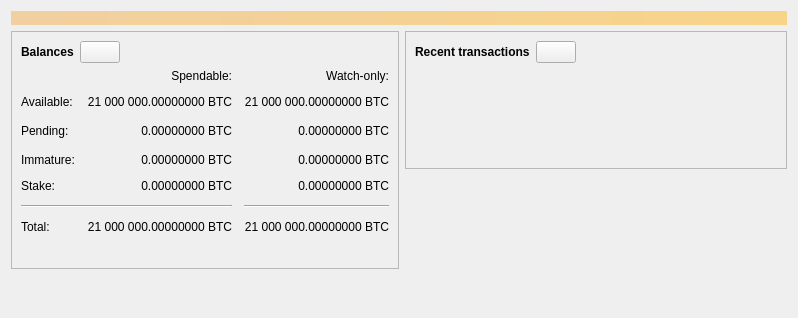
<?xml version="1.0" encoding="UTF-8"?>
<ui version="4.0">
 <class>OverviewPage</class>
 <widget class="QWidget" name="OverviewPage">
  <property name="geometry">
   <rect>
    <x>0</x>
    <y>0</y>
    <width>798</width>
    <height>318</height>
   </rect>
  </property>
  <property name="windowTitle">
   <string>Form</string>
  </property>
  <layout class="QVBoxLayout" name="topLayout">
   <item>
    <widget class="QLabel" name="labelAlerts">
     <property name="visible">
      <bool>false</bool>
     </property>
     <property name="styleSheet">
      <string notr="true">QLabel { background-color: qlineargradient(x1: 0, y1: 0, x2: 1, y2: 0, stop:0 #F0D0A0, stop:1 #F8D488); color:#000000; }</string>
     </property>
     <property name="wordWrap">
      <bool>true</bool>
     </property>
     <property name="margin">
      <number>3</number>
     </property>
     <property name="textInteractionFlags">
      <set>Qt::TextSelectableByMouse</set>
     </property>
    </widget>
   </item>
   <item>
    <layout class="QHBoxLayout" name="horizontalLayout" stretch="1,1">
     <item>
      <layout class="QVBoxLayout" name="verticalLayout_2">
       <item>
        <widget class="QFrame" name="frame">
         <property name="frameShape">
          <enum>QFrame::StyledPanel</enum>
         </property>
         <property name="frameShadow">
          <enum>QFrame::Raised</enum>
         </property>
         <layout class="QVBoxLayout" name="verticalLayout_4">
          <item>
           <layout class="QHBoxLayout" name="horizontalLayout_4">
            <item>
             <widget class="QLabel" name="label_5">
              <property name="font">
               <font>
                <weight>75</weight>
                <bold>true</bold>
               </font>
              </property>
              <property name="text">
               <string>Balances</string>
              </property>
             </widget>
            </item>
            <item>
             <widget class="QPushButton" name="labelWalletStatus">
              <property name="enabled">
               <bool>true</bool>
              </property>
              <property name="maximumSize">
               <size>
                <width>45</width>
                <height>16777215</height>
               </size>
              </property>
              <property name="toolTip">
               <string>The displayed information may be out of date. Your wallet automatically synchronizes with the Bitcoin network after a connection is established, but this process has not completed yet.</string>
              </property>
              <property name="text">
               <string/>
              </property>
              <property name="icon">
               <iconset resource="../bitcoin.qrc">
                <normaloff>:/icons/warning</normaloff>
                <disabledoff>:/icons/warning</disabledoff>:/icons/warning</iconset>
              </property>
              <property name="iconSize">
               <size>
                <width>24</width>
                <height>24</height>
               </size>
              </property>
             </widget>
            </item>
            <item>
             <spacer name="horizontalSpacer_3">
              <property name="orientation">
               <enum>Qt::Horizontal</enum>
              </property>
              <property name="sizeHint" stdset="0">
               <size>
                <width>40</width>
                <height>20</height>
               </size>
              </property>
             </spacer>
            </item>
           </layout>
          </item>
          <item>
           <layout class="QGridLayout" name="gridLayout">
            <property name="spacing">
             <number>12</number>
            </property>
            <item row="2" column="2">
             <widget class="QLabel" name="labelWatchPending">
              <property name="cursor">
               <cursorShape>IBeamCursor</cursorShape>
              </property>
              <property name="toolTip">
               <string>Unconfirmed transactions to watch-only addresses</string>
              </property>
              <property name="text">
               <string notr="true">0.00000000 BTC</string>
              </property>
              <property name="alignment">
               <set>Qt::AlignRight|Qt::AlignTrailing|Qt::AlignVCenter</set>
              </property>
              <property name="textInteractionFlags">
               <set>Qt::LinksAccessibleByMouse|Qt::TextSelectableByKeyboard|Qt::TextSelectableByMouse</set>
              </property>
             </widget>
            </item>
            <item row="2" column="1">
             <widget class="QLabel" name="labelUnconfirmed">
              <property name="cursor">
               <cursorShape>IBeamCursor</cursorShape>
              </property>
              <property name="toolTip">
               <string>Total of transactions that have yet to be confirmed, and do not yet count toward the spendable balance</string>
              </property>
              <property name="text">
               <string notr="true">0.00000000 BTC</string>
              </property>
              <property name="alignment">
               <set>Qt::AlignRight|Qt::AlignTrailing|Qt::AlignVCenter</set>
              </property>
              <property name="textInteractionFlags">
               <set>Qt::LinksAccessibleByMouse|Qt::TextSelectableByKeyboard|Qt::TextSelectableByMouse</set>
              </property>
             </widget>
            </item>
            <item row="3" column="2">
             <widget class="QLabel" name="labelWatchImmature">
              <property name="cursor">
               <cursorShape>IBeamCursor</cursorShape>
              </property>
              <property name="toolTip">
               <string>Mined balance in watch-only addresses that has not yet matured</string>
              </property>
              <property name="text">
               <string notr="true">0.00000000 BTC</string>
              </property>
              <property name="alignment">
               <set>Qt::AlignRight|Qt::AlignTrailing|Qt::AlignVCenter</set>
              </property>
              <property name="textInteractionFlags">
               <set>Qt::LinksAccessibleByMouse|Qt::TextSelectableByKeyboard|Qt::TextSelectableByMouse</set>
              </property>
             </widget>
            </item>
            <item row="5" column="0" colspan="2">
             <widget class="Line" name="line">
              <property name="orientation">
               <enum>Qt::Horizontal</enum>
              </property>
             </widget>
            </item>
            <item row="5" column="2">
             <widget class="Line" name="lineWatchBalance">
              <property name="sizePolicy">
               <sizepolicy hsizetype="Preferred" vsizetype="Fixed">
                <horstretch>0</horstretch>
                <verstretch>0</verstretch>
               </sizepolicy>
              </property>
              <property name="minimumSize">
               <size>
                <width>140</width>
                <height>0</height>
               </size>
              </property>
              <property name="orientation">
               <enum>Qt::Horizontal</enum>
              </property>
             </widget>
            </item>
            <item row="6" column="0">
             <widget class="QLabel" name="labelTotalText">
              <property name="text">
               <string>Total:</string>
              </property>
             </widget>
            </item>
            <item row="3" column="1">
             <widget class="QLabel" name="labelImmature">
              <property name="cursor">
               <cursorShape>IBeamCursor</cursorShape>
              </property>
              <property name="toolTip">
               <string>Mined balance that has not yet matured</string>
              </property>
              <property name="text">
               <string notr="true">0.00000000 BTC</string>
              </property>
              <property name="alignment">
               <set>Qt::AlignRight|Qt::AlignTrailing|Qt::AlignVCenter</set>
              </property>
              <property name="textInteractionFlags">
               <set>Qt::LinksAccessibleByMouse|Qt::TextSelectableByKeyboard|Qt::TextSelectableByMouse</set>
              </property>
             </widget>
            </item>
            <item row="2" column="3">
             <spacer name="horizontalSpacer_2">
              <property name="orientation">
               <enum>Qt::Horizontal</enum>
              </property>
              <property name="sizeHint" stdset="0">
               <size>
                <width>40</width>
                <height>20</height>
               </size>
              </property>
             </spacer>
            </item>
            <item row="3" column="0">
             <widget class="QLabel" name="labelImmatureText">
              <property name="text">
               <string>Immature:</string>
              </property>
             </widget>
            </item>
            <item row="6" column="1">
             <widget class="QLabel" name="labelTotal">
              <property name="cursor">
               <cursorShape>IBeamCursor</cursorShape>
              </property>
              <property name="toolTip">
               <string>Your current total balance</string>
              </property>
              <property name="text">
               <string notr="true">21 000 000.00000000 BTC</string>
              </property>
              <property name="alignment">
               <set>Qt::AlignRight|Qt::AlignTrailing|Qt::AlignVCenter</set>
              </property>
              <property name="textInteractionFlags">
               <set>Qt::LinksAccessibleByMouse|Qt::TextSelectableByKeyboard|Qt::TextSelectableByMouse</set>
              </property>
             </widget>
            </item>
            <item row="6" column="2">
             <widget class="QLabel" name="labelWatchTotal">
              <property name="cursor">
               <cursorShape>IBeamCursor</cursorShape>
              </property>
              <property name="toolTip">
               <string>Current total balance in watch-only addresses</string>
              </property>
              <property name="text">
               <string notr="true">21 000 000.00000000 BTC</string>
              </property>
              <property name="alignment">
               <set>Qt::AlignRight|Qt::AlignTrailing|Qt::AlignVCenter</set>
              </property>
              <property name="textInteractionFlags">
               <set>Qt::LinksAccessibleByMouse|Qt::TextSelectableByKeyboard|Qt::TextSelectableByMouse</set>
              </property>
             </widget>
            </item>
            <item row="0" column="2">
             <widget class="QLabel" name="labelWatchonly">
              <property name="text">
               <string>Watch-only:</string>
              </property>
              <property name="alignment">
               <set>Qt::AlignRight|Qt::AlignTrailing|Qt::AlignVCenter</set>
              </property>
             </widget>
            </item>
            <item row="1" column="0">
             <widget class="QLabel" name="labelBalanceText">
              <property name="text">
               <string>Available:</string>
              </property>
             </widget>
            </item>
            <item row="1" column="1">
             <widget class="QLabel" name="labelBalance">
              <property name="cursor">
               <cursorShape>IBeamCursor</cursorShape>
              </property>
              <property name="toolTip">
               <string>Your current spendable balance</string>
              </property>
              <property name="text">
               <string notr="true">21 000 000.00000000 BTC</string>
              </property>
              <property name="alignment">
               <set>Qt::AlignRight|Qt::AlignTrailing|Qt::AlignVCenter</set>
              </property>
              <property name="textInteractionFlags">
               <set>Qt::LinksAccessibleByMouse|Qt::TextSelectableByKeyboard|Qt::TextSelectableByMouse</set>
              </property>
             </widget>
            </item>
            <item row="1" column="2">
             <widget class="QLabel" name="labelWatchAvailable">
              <property name="cursor">
               <cursorShape>IBeamCursor</cursorShape>
              </property>
              <property name="toolTip">
               <string>Your current balance in watch-only addresses</string>
              </property>
              <property name="text">
               <string notr="true">21 000 000.00000000 BTC</string>
              </property>
              <property name="alignment">
               <set>Qt::AlignRight|Qt::AlignTrailing|Qt::AlignVCenter</set>
              </property>
              <property name="textInteractionFlags">
               <set>Qt::LinksAccessibleByMouse|Qt::TextSelectableByKeyboard|Qt::TextSelectableByMouse</set>
              </property>
             </widget>
            </item>
            <item row="2" column="0">
             <widget class="QLabel" name="labelPendingText">
              <property name="text">
               <string>Pending:</string>
              </property>
             </widget>
            </item>
            <item row="0" column="1">
             <widget class="QLabel" name="labelSpendable">
              <property name="text">
               <string>Spendable:</string>
              </property>
              <property name="alignment">
               <set>Qt::AlignRight|Qt::AlignTrailing|Qt::AlignVCenter</set>
              </property>
             </widget>
            </item>
            <item row="4" column="0">
             <widget class="QLabel" name="labelStakeText">
              <property name="text">
               <string>Stake:</string>
              </property>
             </widget>
            </item>
            <item row="4" column="1">
             <widget class="QLabel" name="labelStake">
              <property name="cursor">
               <cursorShape>IBeamCursor</cursorShape>
              </property>
              <property name="toolTip">
               <string>Your current staking balance</string>
              </property>
              <property name="text">
               <string notr="true">0.00000000 BTC</string>
              </property>
              <property name="alignment">
               <set>Qt::AlignRight|Qt::AlignTrailing|Qt::AlignVCenter</set>
              </property>
              <property name="textInteractionFlags">
               <set>Qt::LinksAccessibleByMouse|Qt::TextSelectableByKeyboard|Qt::TextSelectableByMouse</set>
              </property>
             </widget>
            </item>
            <item row="4" column="2">
             <widget class="QLabel" name="labelWatchStake">
              <property name="cursor">
               <cursorShape>IBeamCursor</cursorShape>
              </property>
              <property name="toolTip">
               <string>Your current staking balance in watch-only addresses</string>
              </property>
              <property name="text">
               <string notr="true">0.00000000 BTC</string>
              </property>
              <property name="alignment">
               <set>Qt::AlignRight|Qt::AlignTrailing|Qt::AlignVCenter</set>
              </property>
              <property name="textInteractionFlags">
               <set>Qt::LinksAccessibleByMouse|Qt::TextSelectableByKeyboard|Qt::TextSelectableByMouse</set>
              </property>
             </widget>
            </item>
            <item row="2" column="3">
             <spacer name="horizontalSpacer_21">
              <property name="orientation">
               <enum>Qt::Horizontal</enum>
              </property>
              <property name="sizeHint" stdset="0">
               <size>
                <width>40</width>
                <height>20</height>
               </size>
              </property>
             </spacer>
            </item>
           </layout>
          </item>
          <item>
           <spacer name="verticalSpacer_3">
            <property name="orientation">
             <enum>Qt::Vertical</enum>
            </property>
            <property name="sizeType">
             <enum>QSizePolicy::Fixed</enum>
            </property>
            <property name="sizeHint" stdset="0">
             <size>
              <width>20</width>
              <height>25</height>
             </size>
            </property>
           </spacer>
          </item>
         </layout>
        </widget>
       </item>
       <item>
        <spacer name="verticalSpacer">
         <property name="orientation">
          <enum>Qt::Vertical</enum>
         </property>
         <property name="sizeHint" stdset="0">
          <size>
           <width>20</width>
           <height>40</height>
          </size>
         </property>
        </spacer>
       </item>
      </layout>
     </item>
     <item>
      <layout class="QVBoxLayout" name="verticalLayout_3">
       <item>
        <widget class="QFrame" name="frame_2">
         <property name="frameShape">
          <enum>QFrame::StyledPanel</enum>
         </property>
         <property name="frameShadow">
          <enum>QFrame::Raised</enum>
         </property>
         <layout class="QVBoxLayout" name="verticalLayout">
          <item>
           <layout class="QHBoxLayout" name="horizontalLayout_2">
            <item>
             <widget class="QLabel" name="label_4">
              <property name="font">
               <font>
                <weight>75</weight>
                <bold>true</bold>
               </font>
              </property>
              <property name="text">
               <string>Recent transactions</string>
              </property>
             </widget>
            </item>
            <item>
             <widget class="QPushButton" name="labelTransactionsStatus">
              <property name="enabled">
               <bool>true</bool>
              </property>
              <property name="maximumSize">
               <size>
                <width>45</width>
                <height>16777215</height>
               </size>
              </property>
              <property name="toolTip">
               <string>The displayed information may be out of date. Your wallet automatically synchronizes with the Bitcoin network after a connection is established, but this process has not completed yet.</string>
              </property>
              <property name="text">
               <string/>
              </property>
              <property name="icon">
               <iconset resource="../bitcoin.qrc">
                <normaloff>:/icons/warning</normaloff>
                <disabledoff>:/icons/warning</disabledoff>:/icons/warning</iconset>
              </property>
              <property name="iconSize">
               <size>
                <width>24</width>
                <height>24</height>
               </size>
              </property>
             </widget>
            </item>
            <item>
             <spacer name="horizontalSpacer">
              <property name="orientation">
               <enum>Qt::Horizontal</enum>
              </property>
              <property name="sizeHint" stdset="0">
               <size>
                <width>40</width>
                <height>20</height>
               </size>
              </property>
             </spacer>
            </item>
           </layout>
          </item>
          <item>
           <widget class="TransactionOverviewWidget" name="listTransactions">
            <property name="styleSheet">
             <string notr="true">QListView { background: transparent; }</string>
            </property>
            <property name="frameShape">
             <enum>QFrame::NoFrame</enum>
            </property>
            <property name="verticalScrollBarPolicy">
             <enum>Qt::ScrollBarAlwaysOff</enum>
            </property>
            <property name="horizontalScrollBarPolicy">
             <enum>Qt::ScrollBarAlwaysOff</enum>
            </property>
            <property name="sizeAdjustPolicy">
             <enum>QAbstractScrollArea::AdjustToContents</enum>
            </property>
            <property name="selectionMode">
             <enum>QAbstractItemView::NoSelection</enum>
            </property>
            <property name="uniformItemSizes">
             <bool>true</bool>
            </property>
           </widget>
          </item>
         </layout>
        </widget>
       </item>
       <item>
        <spacer name="verticalSpacer_2">
         <property name="orientation">
          <enum>Qt::Vertical</enum>
         </property>
         <property name="sizeHint" stdset="0">
          <size>
           <width>20</width>
           <height>40</height>
          </size>
         </property>
        </spacer>
       </item>
      </layout>
     </item>
    </layout>
   </item>
  </layout>
 </widget>
 <customwidgets>
  <customwidget>
   <class>TransactionOverviewWidget</class>
   <extends>QListView</extends>
   <header>qt/transactionoverviewwidget.h</header>
  </customwidget>
 </customwidgets>
 <resources/>
 <connections/>
</ui>
